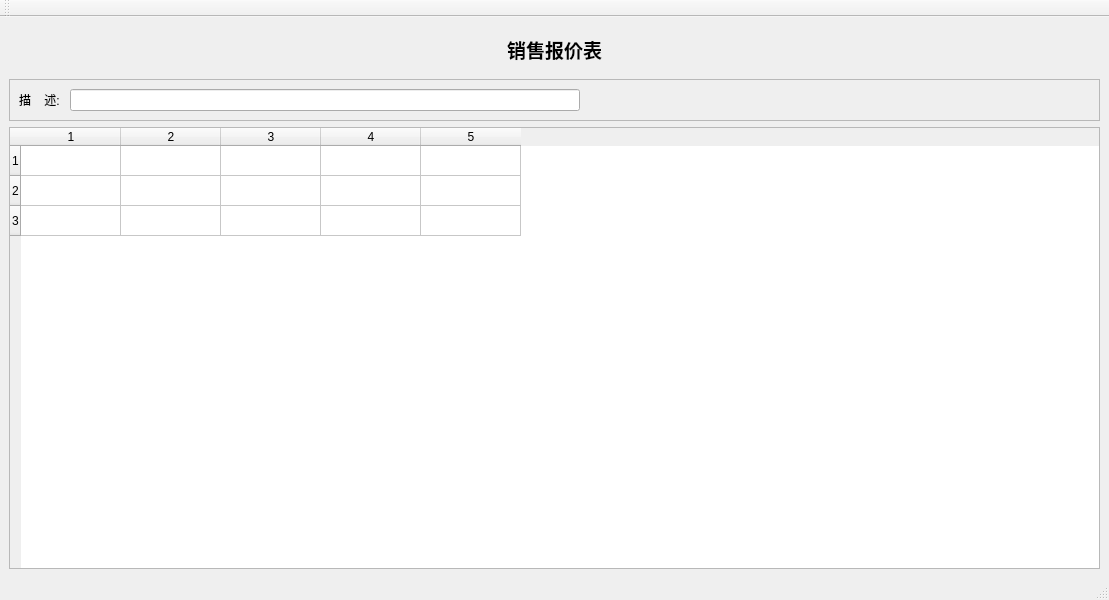
<?xml version="1.0" encoding="UTF-8"?>
<ui version="4.0">
 <class>SaPriceWin</class>
 <widget class="QMainWindow" name="SaPriceWin">
  <property name="geometry">
   <rect>
    <x>0</x>
    <y>0</y>
    <width>1109</width>
    <height>600</height>
   </rect>
  </property>
  <property name="windowTitle">
   <string>MainWindow</string>
  </property>
  <widget class="QWidget" name="centralwidget">
   <layout class="QVBoxLayout" name="verticalLayout_2">
    <item>
     <widget class="QFrame" name="frame_4">
      <property name="frameShape">
       <enum>QFrame::NoFrame</enum>
      </property>
      <property name="frameShadow">
       <enum>QFrame::Plain</enum>
      </property>
      <property name="lineWidth">
       <number>0</number>
      </property>
      <layout class="QHBoxLayout" name="horizontalLayout_4">
       <item>
        <widget class="QLabel" name="titleLabel">
         <property name="font">
          <font>
           <family>微软雅黑</family>
           <pointsize>14</pointsize>
           <weight>75</weight>
           <bold>true</bold>
          </font>
         </property>
         <property name="text">
          <string>销售报价表</string>
         </property>
         <property name="alignment">
          <set>Qt::AlignCenter</set>
         </property>
        </widget>
       </item>
      </layout>
     </widget>
    </item>
    <item>
     <widget class="QFrame" name="frame_2">
      <property name="frameShape">
       <enum>QFrame::StyledPanel</enum>
      </property>
      <property name="frameShadow">
       <enum>QFrame::Plain</enum>
      </property>
      <layout class="QVBoxLayout" name="verticalLayout">
       <property name="spacing">
        <number>1</number>
       </property>
       <item>
        <layout class="QGridLayout" name="headGridLayout">
         <property name="horizontalSpacing">
          <number>10</number>
         </property>
         <item row="1" column="2">
          <spacer name="horizontalSpacer">
           <property name="orientation">
            <enum>Qt::Horizontal</enum>
           </property>
           <property name="sizeType">
            <enum>QSizePolicy::Expanding</enum>
           </property>
           <property name="sizeHint" stdset="0">
            <size>
             <width>40</width>
             <height>20</height>
            </size>
           </property>
          </spacer>
         </item>
         <item row="1" column="0">
          <widget class="QLabel" name="label_9">
           <property name="sizePolicy">
            <sizepolicy hsizetype="Fixed" vsizetype="Preferred">
             <horstretch>0</horstretch>
             <verstretch>0</verstretch>
            </sizepolicy>
           </property>
           <property name="text">
            <string>描    述:</string>
           </property>
          </widget>
         </item>
         <item row="1" column="1">
          <widget class="QLineEdit" name="lineEdit"/>
         </item>
        </layout>
       </item>
      </layout>
     </widget>
    </item>
    <item>
     <widget class="QTableWidget" name="tableWidget">
      <property name="rowCount">
       <number>3</number>
      </property>
      <property name="columnCount">
       <number>5</number>
      </property>
      <row/>
      <row/>
      <row/>
      <column/>
      <column/>
      <column/>
      <column/>
      <column/>
     </widget>
    </item>
   </layout>
  </widget>
  <widget class="QStatusBar" name="statusbar"/>
  <widget class="QToolBar" name="toolBar">
   <property name="windowTitle">
    <string>toolBar</string>
   </property>
   <attribute name="toolBarArea">
    <enum>TopToolBarArea</enum>
   </attribute>
   <attribute name="toolBarBreak">
    <bool>false</bool>
   </attribute>
  </widget>
 </widget>
 <resources/>
 <connections/>
</ui>
